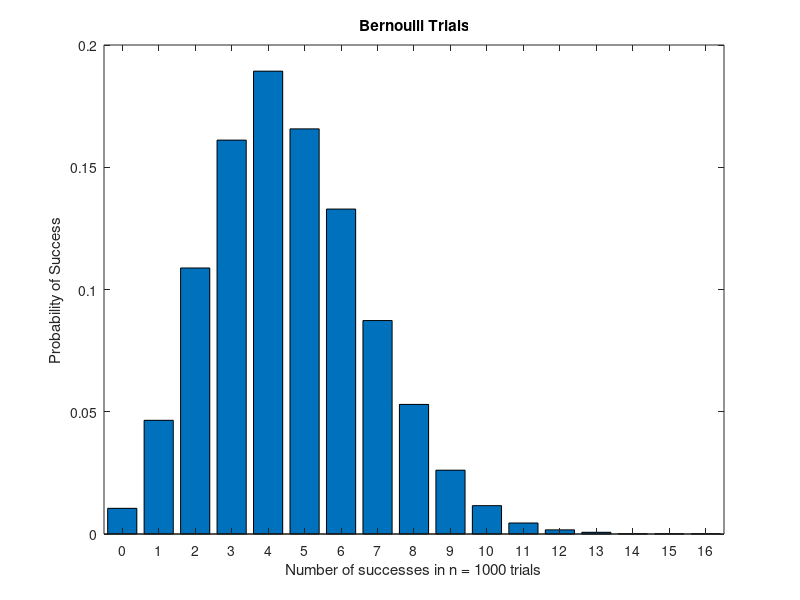

Recreate this plot in MATLAB.
clear;
N = 10000;
n = 1000;
prob = 0;
X = zeros(1, N);
for ii = 1:N
    prob = 0;
    arr = ceil(6 * rand(n, 3));
    S = sum(arr, 2);
    for jj = 1:n
        if(S(jj) == 18)
            prob = prob + 1;
        end
    end
    X(ii) = prob;
end
nbins = 0:16;
xmin = min(nbins) - 0.5;
xmax = max(nbins) + 0.5;
[a, b] = hist(X, nbins);
f = a / N;
disp(f);
figure(1);
bar(b, f);
set(gca, 'XLim', [xmin, xmax]);
set (gca, 'XTick', nbins);
title('Bernoulli Trials');
xlabel('Number of successes in n = 1000 trials');
ylabel('Probability of Success');
clear;